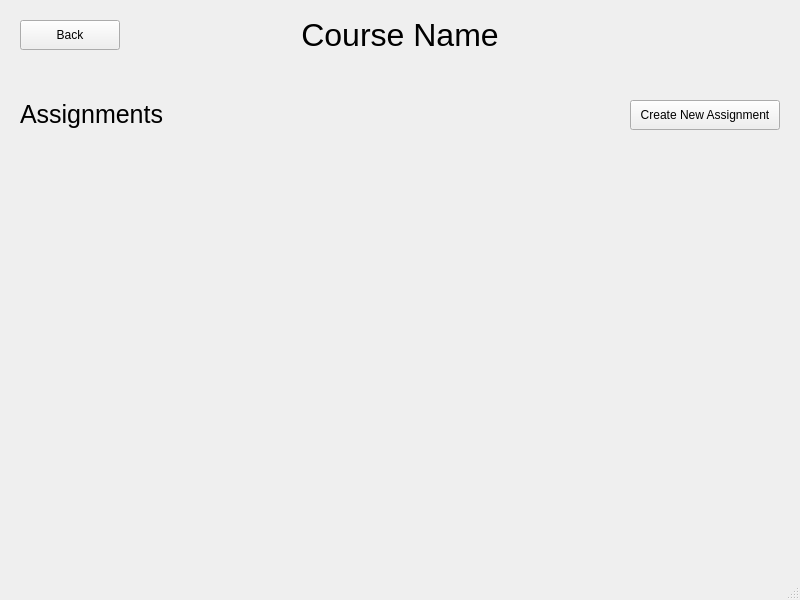
<?xml version="1.0" encoding="UTF-8"?>
<ui version="4.0">
 <class>teacherCourseViewWindow</class>
 <widget class="QMainWindow" name="teacherCourseViewWindow">
  <property name="geometry">
   <rect>
    <x>0</x>
    <y>0</y>
    <width>800</width>
    <height>600</height>
   </rect>
  </property>
  <property name="windowTitle">
   <string>MainWindow</string>
  </property>
  <widget class="QWidget" name="centralwidget">
   <widget class="QLabel" name="courseNameLabel">
    <property name="geometry">
     <rect>
      <x>200</x>
      <y>10</y>
      <width>400</width>
      <height>50</height>
     </rect>
    </property>
    <property name="font">
     <font>
      <pointsize>24</pointsize>
     </font>
    </property>
    <property name="text">
     <string>Course Name</string>
    </property>
    <property name="alignment">
     <set>Qt::AlignCenter</set>
    </property>
   </widget>
   <widget class="QLabel" name="assignmentLabel">
    <property name="geometry">
     <rect>
      <x>20</x>
      <y>100</y>
      <width>150</width>
      <height>40</height>
     </rect>
    </property>
    <property name="font">
     <font>
      <pointsize>19</pointsize>
     </font>
    </property>
    <property name="text">
     <string>Assignments</string>
    </property>
    <property name="alignment">
     <set>Qt::AlignLeading|Qt::AlignLeft|Qt::AlignTop</set>
    </property>
   </widget>
   <widget class="QPushButton" name="newAssignmentButton">
    <property name="geometry">
     <rect>
      <x>630</x>
      <y>100</y>
      <width>150</width>
      <height>30</height>
     </rect>
    </property>
    <property name="text">
     <string>Create New Assignment</string>
    </property>
   </widget>
   <widget class="QPushButton" name="exitButton">
    <property name="geometry">
     <rect>
      <x>20</x>
      <y>20</y>
      <width>100</width>
      <height>30</height>
     </rect>
    </property>
    <property name="text">
     <string>Back</string>
    </property>
   </widget>
  </widget>
  <widget class="QMenuBar" name="menubar">
   <property name="geometry">
    <rect>
     <x>0</x>
     <y>0</y>
     <width>800</width>
     <height>21</height>
    </rect>
   </property>
  </widget>
  <widget class="QStatusBar" name="statusbar"/>
 </widget>
 <resources/>
 <connections/>
</ui>
